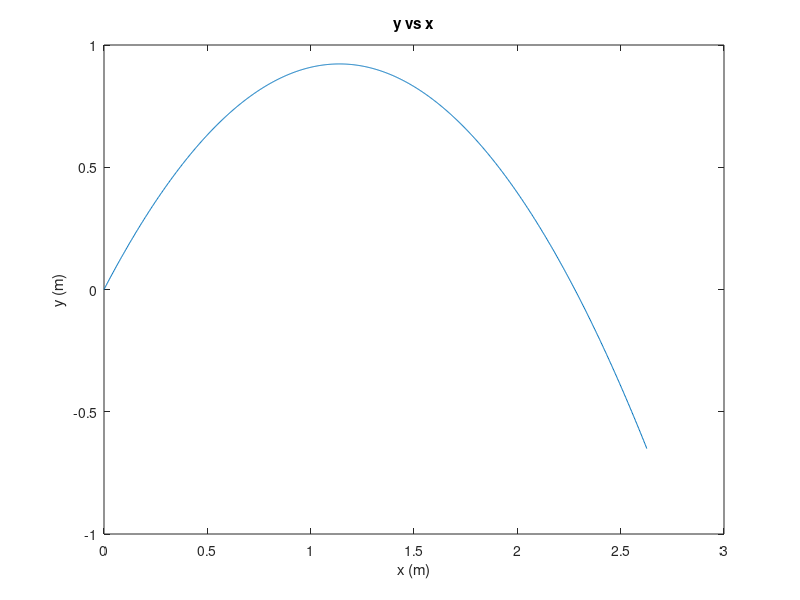

The MATLAB source for this figure:
% Programa para calcular la trayectoria
% de un proyectil

v0 = 5; % magnitud de la velocidad inicial
theta0 = 45; % angulo de disparo
g = 9.81; % gravedad
t = linspace(0,1,1000); % vector de tiempo
x = v0*cos(theta0)*t; % posicion horizontal
y = v0*sin(theta0)*t - 0.5*g*t.^2; % posicion vertical
plot(x,y);
xlabel('x (m)'); % rotulo del eje X
ylabel('y (m)'); % rotulo del eje Y
title('y vs x'); % titulo del grafico 
saveas(gcf,'figura01.png');